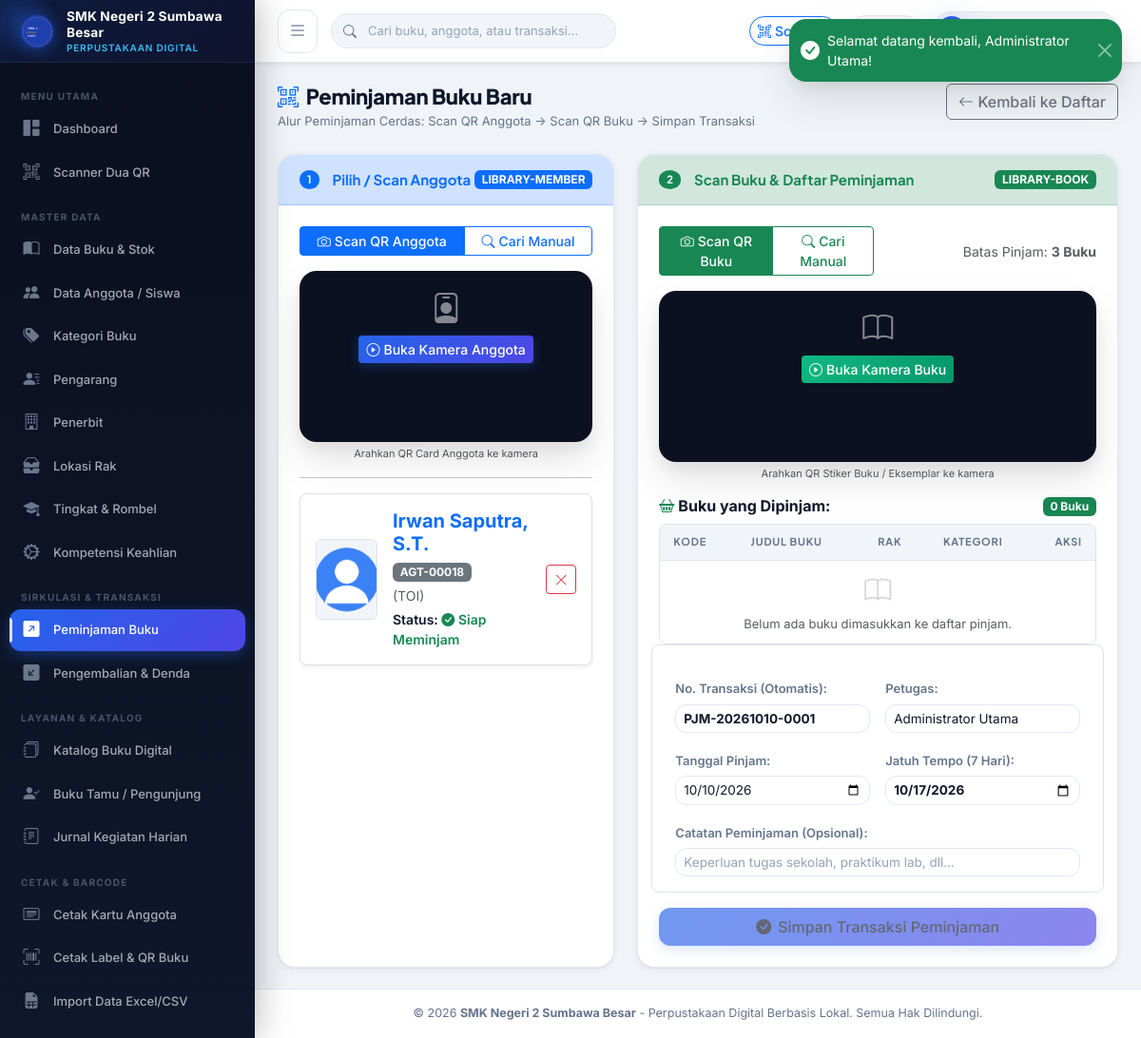
Screenshot of /index.php?page=peminjaman_create&anggota_id=18 (signed in) with the database file from the repository.
### tables this page shows
CREATE TABLE `anggota` (
  `id` INT AUTO_INCREMENT PRIMARY KEY,
  `user_id` INT NULL,
  `nomor_anggota` VARCHAR(30) NOT NULL UNIQUE,
  `identitas_no` VARCHAR(30) NOT NULL UNIQUE,  
  `nama` VARCHAR(100) NOT NULL,
  `jenis_anggota` ENUM('Siswa', 'Guru', 'Tenaga Kependidikan', 'Umum') NOT NULL DEFAULT 'Siswa',
  `jenis_kelamin` ENUM('L', 'P') NOT NULL,
  `kelas_id` INT NULL,
  `jurusan_id` INT NULL,
  `nomor_hp` VARCHAR(20) NULL,
  `alamat` TEXT NULL,
  `foto` VARCHAR(255) NULL,
  `qr_token` VARCHAR(100) NOT NULL UNIQUE,
  `qr_image` VARCHAR(255) NULL,
  `status_aktif` TINYINT(1) NOT NULL DEFAULT 1,
  `tanggal_registrasi` DATE NOT NULL,
  `created_at` DATETIME NOT NULL DEFAULT CURRENT_TIMESTAMP,
  `updated_at` DATETIME NOT NULL DEFAULT CURRENT_TIMESTAMP ON UPDATE CURRENT_TIMESTAMP,
  INDEX `idx_anggota_kelas` (`kelas_id`),
  INDEX `idx_anggota_jurusan` (`jurusan_id`),
  INDEX `idx_anggota_qr` (`qr_token`),
  CONSTRAINT `fk_anggota_user` FOREIGN KEY (`user_id`) REFERENCES `users` (`id`) ON DELETE SET NULL ON UPDATE CASCADE,
  CONSTRAINT `fk_anggota_kelas` FOREIGN KEY (`kelas_id`) REFERENCES `kelas` (`id`) ON DELETE SET NULL ON UPDATE CASCADE,
  CONSTRAINT `fk_anggota_jurusan` FOREIGN KEY (`jurusan_id`) REFERENCES `jurusan` (`id`) ON DELETE SET NULL ON UPDATE CASCADE
);

CREATE TABLE `setting` (
  `id` INT AUTO_INCREMENT PRIMARY KEY,
  `kunci` VARCHAR(50) NOT NULL UNIQUE,
  `nilai` TEXT NOT NULL,
  `keterangan` VARCHAR(255) NULL,
  `updated_at` DATETIME NOT NULL DEFAULT CURRENT_TIMESTAMP ON UPDATE CURRENT_TIMESTAMP
);

### views/peminjaman/create.php (the view, shortened to what the rows shown need)
<?php
require_once __DIR__ . '/../../config/config.php';
require_once __DIR__ . '/../../config/auth.php';
require_once __DIR__ . '/../../models/Peminjaman.php';
require_once __DIR__ . '/../../models/Anggota.php';
$peminjamanModel = new Peminjaman();
$nomorOtomatis = $peminjamanModel->generateNomorTransaksi();
$lamaPinjamHari = (int)get_setting('lama_pinjam_hari', '7');
$tglPinjam = date('Y-m-d');
$tglJatuhTempo = date('Y-m-d', strtotime("+$lamaPinjamHari days"));
$maxPinjam = (int)get_setting('maksimal_buku_pinjam', '3');
$preAnggota = null;
if (!empty($_GET['anggota_id'])) {
    $anggotaModel = new Anggota();
    $preAnggota = $anggotaModel->getById((int)$_GET['anggota_id']);
}
require_once __DIR__ . '/../layouts/header.php';
require_once __DIR__ . '/../layouts/sidebar.php';
?>
<div class="main-content">
    <?php require_once __DIR__ . '/../layouts/navbar.php'; ?>
    <div class="page-container">
        <div class="page-header">
            <div>
                <h1 class="page-title"><i class="bi bi-qr-code-scan text-primary me-2"></i>Peminjaman Buku Baru</h1>
                <div class="page-subtitle">Alur Peminjaman Cerdas: Scan QR Anggota &rarr; Scan QR Buku &rarr; Simpan Transaksi</div>
            </div>
            <div>
                <a href="<?= base_url('index.php?page=peminjaman') ?>" class="btn btn-outline-secondary">
                    <i class="bi bi-arrow-left"></i> Kembali ke Daftar
                </a>
            </div>
        </div>
        <form id="formPeminjaman" method="POST" action="<?= base_url('controllers/TransaksiController.php?action=pinjam_store') ?>">
            <div class="row g-4">
                <div class="col-lg-5">
                    <div class="card-custom h-100 mb-0">
                        <div class="card-custom-header bg-primary-subtle border-primary-subtle">
                            <h2 class="card-custom-title text-primary">
                                <span class="badge bg-primary text-white rounded-circle px-2 py-1 me-1">1</span>
                                <span>Pilih / Scan Anggota</span>
                            </h2>
                            <span class="badge bg-primary text-white">LIBRARY-MEMBER</span>
                        </div>
                        <div class="card-custom-body">
                            <div class="btn-group w-100 mb-3" role="group">
                                <button type="button" id="tabScanMember" class="btn btn-sm btn-outline-primary active">
                                    <i class="bi bi-camera me-1"></i>Scan QR Anggota
                                </button>
                                <button type="button" id="tabManualMember" class="btn btn-sm btn-outline-primary">
                                    <i class="bi bi-search me-1"></i>Cari Manual
                                </button>
                            </div>
                            <div id="memberCameraBox" class="text-center mb-3">
                                <div class="scanner-viewport-box position-relative" style="height: 180px; background: #0b1120;">
                                    <div id="camMemberPlaceholder" class="p-3 text-white">
                                        <i class="bi bi-person-badge fs-2 opacity-50 d-block mb-1"></i>
                                        <button type="button" id="btnStartMemberCam" class="btn btn-sm btn-primary">
                                            <i class="bi bi-play-circle me-1"></i>Buka Kamera Anggota
                                        </button>
                                    </div>
                                </div>
                                <small class="text-muted d-block mt-1" style="font-size: 11px;">Arahkan QR Card Anggota ke kamera</small>
                            </div>
                            <hr>
                            <div id="memberSelectedCard" class="p-3 bg-surface border rounded-3 shadow-sm" style="<?= $preAnggota ? '' : 'display: none;' ?>">
                                <div class="d-flex gap-3 align-items-center">
                                    <img id="viewMemberFoto" src="<?= $preAnggota ? base_url('uploads/anggota/' . $preAnggota['foto']) : '' ?>" alt="Foto" class="rounded border" style="width: 65px; height: 85px; object-fit: cover;">
                                    <div class="flex-grow-1">
                                        <h5 id="viewMemberNama" class="fw-bold mb-1 text-primary"><?= $preAnggota ? htmlspecialchars($preAnggota['nama'], ENT_QUOTES, 'UTF-8') : '' ?></h5>
                                        <div class="badge bg-secondary mb-1" id="viewMemberNo"><?= $preAnggota ? htmlspecialchars($preAnggota['nomor_anggota'], ENT_QUOTES, 'UTF-8') : '' ?></div>
                                        <div class="small text-muted" id="viewMemberKelas"><?= $preAnggota ? htmlspecialchars(($preAnggota['nama_kelas'] ?? '') . ' (' . ($preAnggota['kode_jurusan'] ?? '') . ')', ENT_QUOTES, 'UTF-8') : '' ?></div>
                                        <div class="small fw-semibold mt-1" id="viewMemberQuota">
                                            Status: <span class="text-success"><i class="bi bi-check-circle-fill"></i> Siap Meminjam</span>
                                        </div>
                                    </div>
                                    <button type="button" id="btnResetMember" class="btn btn-sm btn-outline-danger" title="Ganti Anggota">
                                        <i class="bi bi-x-lg"></i>
                                    </button>
                                </div>
                            </div>
                        </div>
                    </div>
                </div>
                <div class="col-lg-7">
                    <div class="card-custom h-100 mb-0">
                        <div class="card-custom-header bg-success-subtle border-success-subtle">
                            <h2 class="card-custom-title text-success">
                                <span class="badge bg-success text-white rounded-circle px-2 py-1 me-1">2</span>
                                <span>Scan Buku & Daftar Peminjaman</span>
                            </h2>
                            <span class="badge bg-success text-white">LIBRARY-BOOK</span>
                        </div>
                        <div class="card-custom-body">
                            <div class="row g-2 align-items-center mb-3">
                                <div class="col-md-6">
                                    <div class="btn-group w-100" role="group">
                                        <button type="button" id="tabScanBook" class="btn btn-sm btn-outline-success active">
                                            <i class="bi bi-camera me-1"></i>Scan QR Buku
                                        </button>
                                        <button type="button" id="tabManualBook" class="btn btn-sm btn-outline-success">
                                            <i class="bi bi-search me-1"></i>Cari Manual
                                        </button>
                                    </div>
                                </div>
                                <div class="col-md-6 text-end">
                                    <span class="small text-muted">Batas Pinjam: <strong><?= $maxPinjam ?> Buku</strong></span>
                                </div>
                            </div>
                            <div id="bookCameraBox" class="text-center mb-3">
                                <div class="scanner-viewport-box position-relative" style="height: 180px; background: #0b1120;">
                                    <div id="camBookPlaceholder" class="p-3 text-white">
                                        <i class="bi bi-book fs-2 opacity-50 d-block mb-1"></i>
                                        <button type="button" id="btnStartBookCam" class="btn btn-sm btn-success">
                                            <i class="bi bi-play-circle me-1"></i>Buka Kamera Buku
                                        </button>
                                    </div>
                                </div>
                                <small class="text-muted d-block mt-1" style="font-size: 11px;">Arahkan QR Stiker Buku / Eksemplar ke kamera</small>
                            </div>
                            <h6 class="fw-bold mb-2 text-main d-flex align-items-center justify-content-between">
                                <span><i class="bi bi-basket2 me-1 text-success"></i>Buku yang Dipinjam:</span>
                                <span id="cartCountBadge" class="badge bg-success">0 Buku</span>
                            </h6>
                            <div class="table-responsive border rounded-3 mb-3">
                                <table class="table table-sm table-hover align-middle mb-0" id="tableCart">
                                    <thead class="table-light">
                                        <tr>
                                            <th>Kode</th>
                                            <th>Judul Buku</th>
                                            <th>Rak</th>
                                            <th>Kategori</th>
                                            <th class="text-center" style="width: 50px;">Aksi</th>
                                        </tr>
                                    </thead>
                                    <tbody id="cartTableBody">
                                        <tr id="cartEmptyRow">
                                            <td colspan="5" class="text-center py-4 text-muted">
                                                <i class="bi bi-book fs-3 opacity-25 d-block mb-1"></i>
                                                Belum ada buku dimasukkan ke daftar pinjam.
                                            </td>
                                        </tr>
                                    </tbody>
                                </table>
                            </div>
                            <div class="row g-3 p-3 bg-surface border rounded-3 mb-3">
                                <div class="col-md-6">
                                    <label class="form-label small fw-semibold">No. Transaksi (Otomatis):</label>
                                    <input type="text" class="form-control form-control-sm bg-light fw-bold font-monospace" name="nomor_transaksi" value="<?= htmlspecialchars($nomorOtomatis, ENT_QUOTES, 'UTF-8') ?>" readonly>
                                </div>
                                <div class="col-md-6">
                                    <label class="form-label small fw-semibold">Petugas:</label>
                                    <input type="text" class="form-control form-control-sm bg-light" value="<?= htmlspecialchars(current_user()['nama_lengkap'], ENT_QUOTES, 'UTF-8') ?>" readonly>
                                </div>
                                <div class="col-md-6">
                                    <label class="form-label small fw-semibold">Tanggal Pinjam:</label>
                                    <input type="date" class="form-control form-control-sm" id="inputTglPinjam" name="tanggal_pinjam" value="<?= $tglPinjam ?>" required>
                                </div>
                                <div class="col-md-6">
                                    <label class="form-label small fw-semibold">Jatuh Tempo (<?= $lamaPinjamHari ?> Hari):</label>
                                    <input type="date" class="form-control form-control-sm text-primary fw-bold" id="inputTglTempo" name="tanggal_jatuh_tempo" value="<?= $tglJatuhTempo ?>" required>
                                </div>
                                <div class="col-12">
                                    <label class="form-label small fw-semibold">Catatan Peminjaman (Opsional):</label>
                                    <input type="text" class="form-control form-control-sm" name="catatan" placeholder="Keperluan tugas sekolah, praktikum lab, dll...">
                                </div>
                            </div>
                            <button type="submit" id="btnSubmitPinjam" class="btn btn-primary-custom w-100 justify-content-center py-2 fs-6" disabled>
                                <i class="bi bi-check-circle-fill"></i> Simpan Transaksi Peminjaman
                            </button>
                        </div>
                    </div>
                </div>
            </div>
        </form>
    </div>
<?php require_once __DIR__ . '/../layouts/footer.php'; ?>

### rows the page displays
anggota: foto (placeholder picture), nama "Irwan Saputra, S.T.", nomor_anggota "AGT-00018"
setting: nilai "3"
setting: nilai "7", tanggal_jatuh_tempo "10/17/2026"

### other values shown
$sidebarSchoolName "SMK Negeri 2 Sumbawa Besar"
$schoolName "SMK Negeri 2 Sumbawa Besar"
